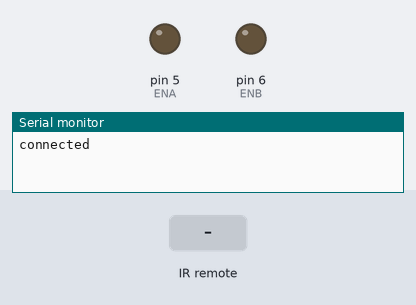
Simulated run of this sketch. Board: Arduino Uno, built with avr-gcc and run on an emulated ATmega328P. On the bench: output pins drawn as LEDs (lit = HIGH), the last lines printed to the serial monitor. Inputs (shaded band) come from the test bench.

Above: at 1.2 s.
1.3 s: infrared code 0xFF629D received
At 2.2 s:
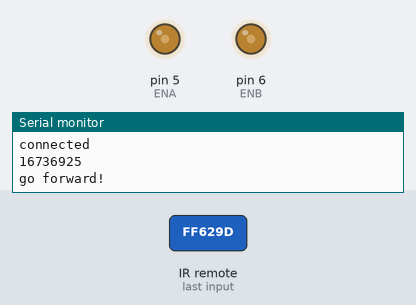
2.8 s: infrared code 0xFF22DD received
At 3.3 s:
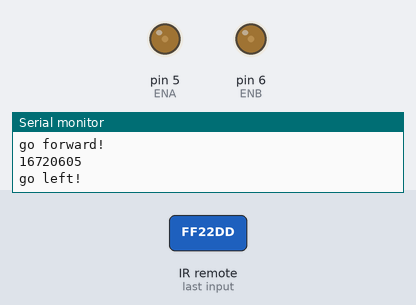
4.3 s: infrared code 0xFF02FD received
At 5.5 s:
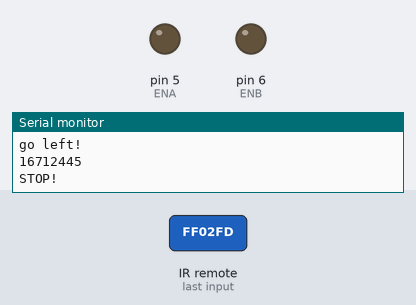
5.8 s: infrared code 0xFFA857 received
At 6.8 s:
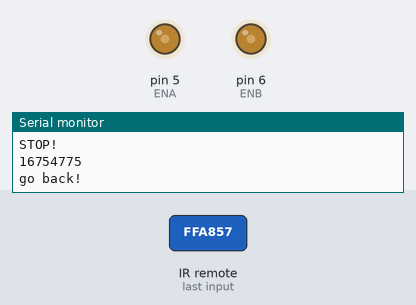
7.3 s: infrared code 0xFFC23D received
At 7.9 s:
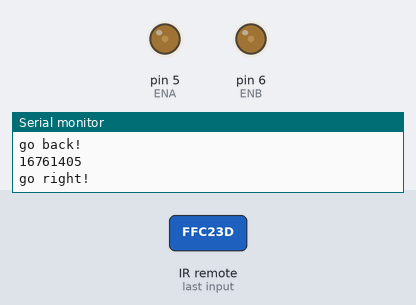
Timing chart, 0 to 9.8 s (numbered marks = the images above; inputs shaded):
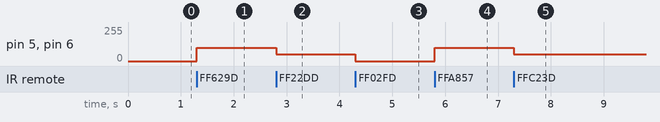

The sketch:

RemoteControl.ino
```cpp
#include <IRremote.h>
int RECV_PIN = 9;
IRrecv irrecv(RECV_PIN);
decode_results results;
unsigned long val;

#define ENA 5
#define ENB 6
#define IN1 3
#define IN2 4
#define IN3 7
#define IN4 8

int maxspeed  = 100;
int turnspeed  = 50;

 void forward(){
  analogWrite(ENA,maxspeed);
  analogWrite(ENB,maxspeed);
  digitalWrite(IN1,HIGH);
  //digitalWrite(IN2,LOW);
  digitalWrite(IN3,HIGH);
  digitalWrite(IN4,HIGH);
  Serial.println("go forward!");
}
void back(){
  analogWrite(ENA,100);
  analogWrite(ENB,100);
  digitalWrite(IN1,HIGH);
  //digitalWrite(IN2,HIGH);
  digitalWrite(IN3,LOW);
  digitalWrite(IN4,LOW);
  Serial.println("go back!");
}
void left(){
  analogWrite(ENA,turnspeed);
  analogWrite(ENB,turnspeed);
  digitalWrite(IN1,HIGH);
  //digitalWrite(IN2,HIGH);
  digitalWrite(IN3,HIGH);
  digitalWrite(IN4,LOW);
  Serial.println("go left!");
}
void right(){
  analogWrite(ENA,turnspeed);
  analogWrite(ENB,turnspeed);
  digitalWrite(IN1,HIGH);
  //digitalWrite(IN2,LOW);
  digitalWrite(IN3,LOW);
  digitalWrite(IN4,HIGH);
  Serial.println("go right!");
}
void nomove(){
  digitalWrite(ENA, LOW);
  digitalWrite(ENB, LOW);
  Serial.println("STOP!");
}

void setup()
{
  Serial.begin(9600);
  Serial.println("connected");
  irrecv.enableIRIn(); // Start the receiver
}

void loop()
{
  if (irrecv.decode(&results))
    {
     val = results.value;
     Serial.println(val);
     if (val == 16736925) //button up arrow
     {
      //Serial.println("forward");
      forward();
      delay(500);
     }
     if (val == 16754775) //button down arrow
     {
      //Serial.println("backwards");
      back();
      delay(500);
     }
     if (val == 16720605) //button left arrow
     {
      //Serial.println("left");
      left();
      delay(500);
     }
     if (val == 16761405)// "button right arrow"
     {
      right();
      delay(500);
     }
     if (val == 16712445) // button "ok"
     {
      nomove();
      delay(500);
     }
     if (val == 16738455) // button "1"
     {
      maxspeed = 150;
     }
     if (val == 16724175) // button "4"
     {

     }
     //CREATE TWO NEW BUTTONS
     //BUTTON "2", maxspeed is 100
     //BUTTON "3", maxspeed is 200
     //BUTTON "4", increase maxspeed
     //Button "5", decrease maxspeed
     irrecv.resume(); // Receive the next value
    }
}
```

Measured:
- after the input at 1.3 s, pin 5 (ENA), pin 6 (ENB): 0/255 → 100/255 at once
- after the input at 2.8 s, pin 5 (ENA), pin 6 (ENB): 100/255 → 50/255 at once
- after the input at 4.3 s, pin 5 (ENA), pin 6 (ENB): 50/255 → 0/255 at once
- after the input at 5.8 s, pin 5 (ENA), pin 6 (ENB): 0/255 → 100/255 at once
- after the input at 7.3 s, pin 5 (ENA), pin 6 (ENB): 100/255 → 50/255 at once
